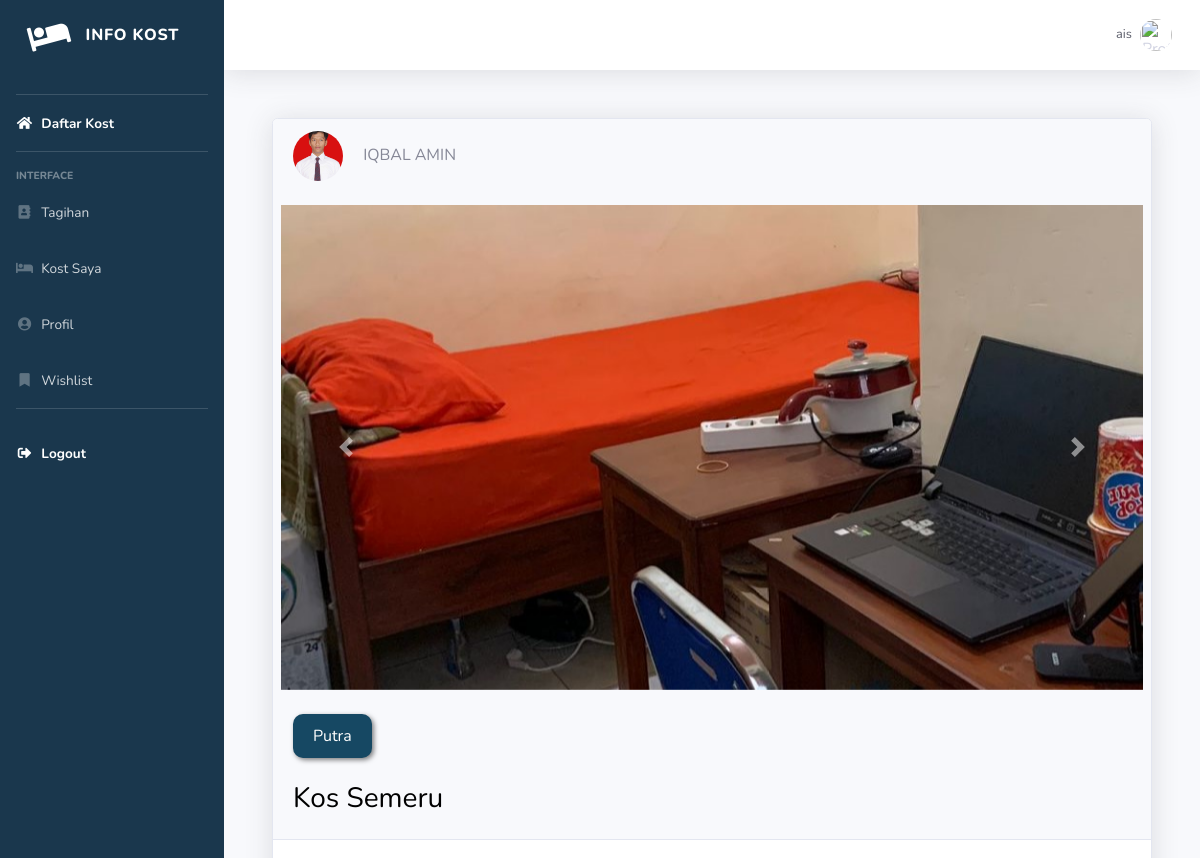
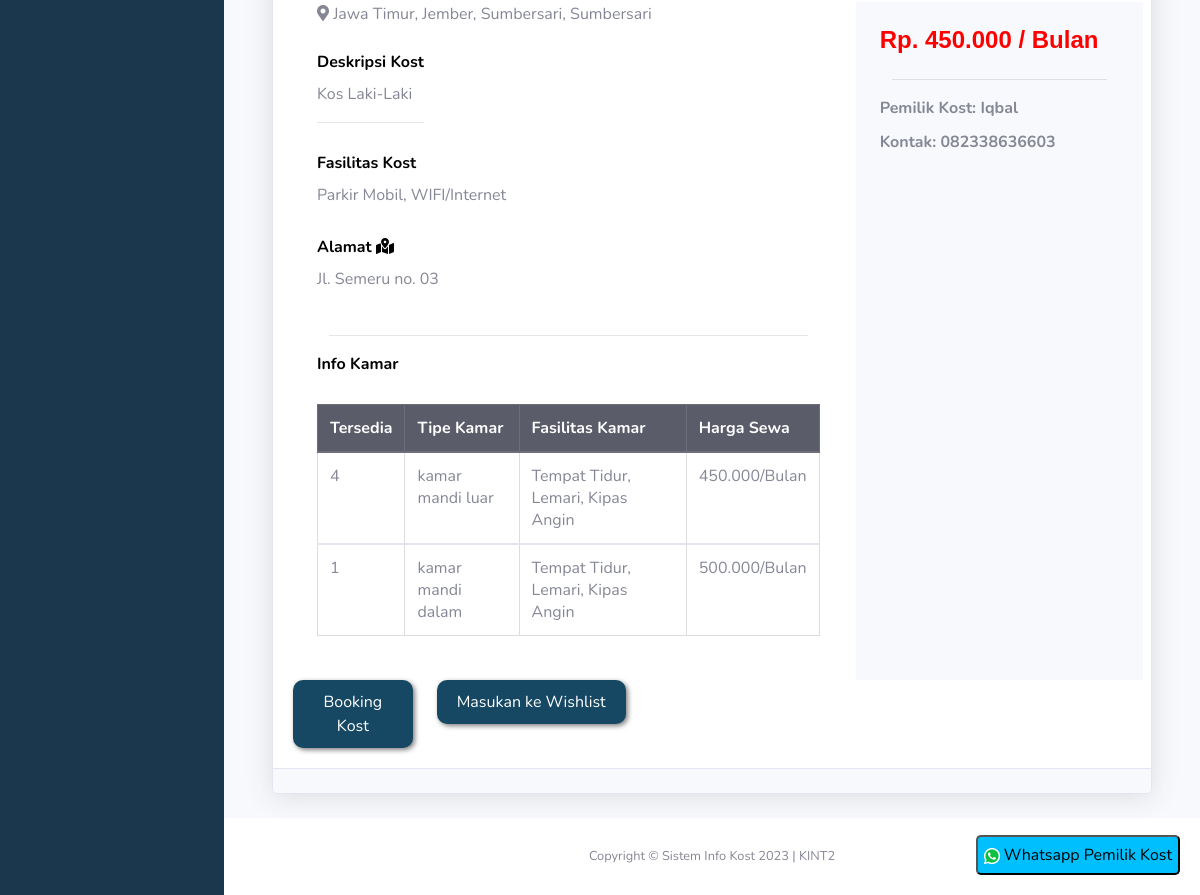
Page /kost/tampilan-kost.php?id_kost=15 (signed in) on the committed database (2 pictures, top to bottom).
### tables this page shows
CREATE TABLE `kost` (
  `id_kost` int(11) NOT NULL,
  `nama_kost` varchar(255) NOT NULL,
  `tipe_kost` varchar(255) NOT NULL,
  `jenis_kost` varchar(255) NOT NULL,
  `jumlah_kamar` int(11) NOT NULL,
  `tanggal_tagih` date NOT NULL,
  `nama_pemilik` text NOT NULL,
  `nama_bank` text NOT NULL,
  `no_rekening` int(11) NOT NULL,
  `foto_bangunan_utama` varchar(255) NOT NULL,
  `foto_kamar` varchar(255) NOT NULL,
  `foto_kamar_mandi` varchar(255) NOT NULL,
  `foto_interior` varchar(255) NOT NULL,
  `provinsi` varchar(25) NOT NULL,
  `kota` varchar(25) NOT NULL,
  `kecamatan` varchar(25) NOT NULL,
  `kelurahan` varchar(25) NOT NULL,
  `alamat` varchar(255) NOT NULL,
  `harga_sewa` int(11) NOT NULL,
  `kontak` varchar(255) NOT NULL,
  `deskripsi` text NOT NULL,
  `id_pemilik` int(11) NOT NULL,
  `fasilitas_kost` text NOT NULL
);

CREATE TABLE `user` (
  `id` int(11) NOT NULL,
  `nama_lengkap` varchar(255) NOT NULL,
  `email` varchar(255) NOT NULL,
  `username` varchar(255) NOT NULL,
  `password` varchar(255) NOT NULL,
  `no_hp` varchar(255) NOT NULL,
  `foto_ktp` varchar(255) NOT NULL,
  `foto_profil` text NOT NULL,
  `roles` int(11) NOT NULL,
  `id_kost_saya` int(11) NOT NULL
);

CREATE TABLE `kamar` (
  `id_kamar` int(11) NOT NULL,
  `id_kost` int(11) NOT NULL,
  `jumlah_kamar` int(11) NOT NULL,
  `panjang_kamar` int(11) NOT NULL,
  `lebar_kamar` int(11) NOT NULL,
  `tipe_kamar` varchar(255) NOT NULL,
  `biaya_fasilitas` int(11) NOT NULL,
  `fasilitas_kamar` varchar(255) NOT NULL
);

### kost/tampilan-kost.php (the view, shortened to what this page needs)
<?php
include('includes/header.php');
?>
<?php
$id_kost = $_GET['id_kost'];
$query = "SELECT * FROM kost JOIN user ON kost.id_pemilik=user.id WHERE id_kost=$id_kost";
$data = mysqli_query($koneksi, $query);
$d = mysqli_fetch_array($data);
$idkost = $d['id_kost'];
$queryx = "SELECT * FROM kamar WHERE id_kost=$idkost";
$kamar = mysqli_query($koneksi, $queryx);
function minfas($idkost, $tipe_kost)
{
  global $koneksi;
  $cost = mysqli_query($koneksi, "SELECT min(biaya_fasilitas) FROM kamar WHERE id_kost=$idkost");
  $p = mysqli_fetch_array($cost);
  if ($tipe_kost == "Bulan") {
    return $p['min(biaya_fasilitas)'];
  } else if ($tipe_kost == "Tahun") {
    return $p['min(biaya_fasilitas)'] * 12;
  }
}
function fas($fas, $tipe_kost)
{
  if ($tipe_kost == "Bulan") {
    return $fas;
  } else if ($tipe_kost == "Tahun") {
    return $fas * 12;
  }
}
?>
<div class="container">
  <div class="container-fluid">
    <div class="card shadow mb-4">
      <div class="card-header">
        <div class="row">
          <div class="col">
            <img style="object-fit: cover;" src="../img/profil/<?php echo $d['foto_profil'] ?>" class="rounded-circle mr-3" height="50px" width="50px" alt="avatar">
            <?php echo $d['nama_lengkap'] ?>
          </div>
        </div>
        <br>
        <div class="row ">
          <div id="carouselExampleControls" class="carousel slide" data-ride="carousel">
            <div class="carousel-inner tampilan-foto">
              <div class="carousel-item active">
                <img class="d-block w-100 " src="../img/foto_kost/kamar/<?php echo $d['foto_kamar'] ?>" alt="First slide">
              </div>
            </div>
            <a class="carousel-control-prev" href="#carouselExampleControls" role="button" data-slide="prev">
              <span class="carousel-control-prev-icon" aria-hidden="true"></span>
            </a>
            <a class="carousel-control-next" href="#carouselExampleControls" role="button" data-slide="next">
              <span class="carousel-control-next-icon" aria-hidden="true"></span>
            </a>
          </div>
        </div>
        <br>
        <div class="row">
          <div class="card-text">
            <div class="col">
              <button class="btn btn-primary" style="border-radius: 10px; padding: 10px 20px; font-size: 16px;"><?php echo $d['jenis_kost'] ?></button>
            </div>
          </div>
        </div>
        <br>
        <div class="row">
          <div class="col-md-8">
            <div class="card-title">
              <h3><?php echo $d['nama_kost'] ?></h3>
            </div>
          </div>
          <div class="col">
          </div>
        </div>
      </div>
      <div class="card-body">
        <div class="row">
          <div class="col-md-8">
            <div class="container-fluid">
              <div class="row">
                <div class="col"><i class="fas fa-map-marker-alt"></i> <?php echo $d['provinsi'] ?>, <?php echo $d['kota'] ?>, <?php echo $d['kecamatan'] ?>, <?php echo $d['kelurahan'] ?></div>
              </div>
              <br>
              <div class="row">
                <div class="container">
                  <div class="row">
                    <div class="card-title">
                      <label for="">Deskripsi Kost</label>
                      <p><?php echo $d['deskripsi'] ?></p>
                      <hr>
                    </div>
                  </div>
                  <div class="row">
                    <div class="card-title">
                      <label>Fasilitas Kost</label>
                      <p><?php echo $d['fasilitas_kost'] ?></p>
                    </div>
                  </div>
                  <div class="row">
                    <div class="card-title">
                      <label>Alamat
                        <i class="fas fa-map-marked-alt"></i></label>
                      <p>
                        <?php echo $d['alamat']; ?>
                      </p>
                    </div>
                  </div>
                  <?php
                  $cek = mysqli_num_rows($kamar);
                  if ($cek > 0) {
                  ?>
                  <hr>
                    <div class="row">
                      <label>Info Kamar</label>
                    </div>
                    <div class="row">
                      <table class="table table-bordered">
                        <thead class=" thead-dark">
                          <tr>
                            <th>Tersedia</th>
                            <th>Tipe Kamar</th>
                            <th>Fasilitas Kamar</th>
                            <th>Harga Sewa</th>
                          </tr>
                        </thead>
                        <?php
                        while ($l = mysqli_fetch_array($kamar)) {
                        ?>
                          <tbody>
                            <tr>
                              <td><?php if ($l['jumlah_kamar'] > 0) {
                                    echo $l['jumlah_kamar'];
                                  } else {
                                    echo "Penuh";
                                  }
                                  ?></td>
                              <td><?php echo $l['tipe_kamar'] ?></td>
                              <td><?php echo $l['fasilitas_kamar'] ?></td>
                              <td><?php echo number_format(fas($l['biaya_fasilitas'], $d['tipe_kost']) + $d['harga_sewa'], 0, ',', '.') . "/" . $d['tipe_kost'] ?></td>
                            </tr>
                          </tbody>
                        <?php }
                        ?>
                      </table>
                    </div>
                  <?php } ?>
                  <br>
                </div>
              </div>
            </div>
          </div>
          <div class="col bg-light py-lg-4 text-center">
            <div class="container">
              <div class="row">
                <h6>Rp. <?php echo number_format($d['harga_sewa'] + minfas($d['id_kost'], $d['tipe_kost']), 0, ',', '.'); ?> / <?php echo $d['tipe_kost'] ?></h6>
              </div>
              <hr>
              <div class="row" style="font-weight: bold; margin-bottom: 10px;">
                Pemilik Kost: <?php echo $d['nama_pemilik'] ?>
              </div>
              <div class="row" style="font-weight: bold; margin-bottom: 10px;">
                Kontak: <?php echo $d['kontak'] ?>
              </div>
              <div class="row">
                <div style="position:fixed;right:20px;bottom:20px;">
                  <a target="_blank" href="https://api.whatsapp.com/send?phone=<?php echo $d['kontak'] ?>&text=Halo, apakah ini bapak/ibu yang mengiklan kost <?php echo $d['nama_kost'] ?> di website infokost ">
                    <button style="background:#00BFFF;vertical-align:center;height:40px;border-radius:5px">
                      <img src="../img/favicon_wa.png"> Whatsapp Pemilik Kost</button></a>
                </div>
              </div>
            </div>
          </div>
        </div>
        <div class="row">
          <?php
          $query3 = "SELECT * from user where username='$username'";
          $data3 = mysqli_query($koneksi, $query3);
          $n = mysqli_fetch_array($data3);
          if ($n['roles'] == 1 && $d['jumlah_kamar'] != 0) {
          ?>
            <div class="col-md-2"><a href="booking.php?id_kost=<?php echo $d['id_kost'] ?>"><button class="btn-primary">Booking Kost</button></a></div>
            <div class="col-md-3"><a href="php/wishlist-proses.php?id_kost=<?php echo $d['id_kost'] ?>"><button class="btn-group">Masukan ke Wishlist</button></a></div>
          <?php
          }
          ?>
          <div class="col"></div>
        </div>
      </div>
      <div class="card-footer"></div>
    </div>
  </div>
</div>
<?php
include('includes/footer.php');
?>

### kost/tampilan-kost.php (style rules this page uses)
h3 { color: black; }
h6 { color: red; font-weight: bold; font-family: Arial, Helvetica, sans-serif; font-size: 150%; }
.tampilan-foto { max-height: 500px; }
label { color: black; font-weight: bold; }
.btn-primary { background-color: #164863; border: none; border-radius: 10px 10px; color: #ffffff; padding: 10px 20px; box-shadow: 2px 2px 5px rgba(0, 0, 0, 0.5); cursor: pointer; }
.btn-group { background-color: #164863; border: none; border-radius: 10px 10px; color: #ffffff; padding: 10px 20px; box-shadow: 2px 2px 5px rgba(0, 0, 0, 0.5); cursor: pointer; }
.table { width: 100%; border-collapse: collapse; margin: 20px 0; font-size: 16px; }
.table th, .table td { border: 1px solid #dddddd; text-align: left; padding: 12px; }
.thead-dark { background-color: #343a40; color: #ffffff; }
.table th { background-color: #f2f2f2; }

### rows in the picture
kost: id_pemilik.foto_profil (picture), id_pemilik.nama_lengkap "IQBAL AMIN", foto_kamar (picture), jenis_kost "Putra", nama_kost "Kos Semeru", provinsi "Jawa Timur", kota "Jember", kecamatan "Sumbersari", kelurahan "Sumbersari", deskripsi "Kos Laki-Laki", fasilitas_kost "Parkir Mobil, WIFI/Internet", alamat "Jl. Semeru no. 03", tipe_kost "Bulan", nama_pemilik "Iqbal", kontak "082338636603"
kamar: jumlah_kamar "4", tipe_kamar "kamar mandi luar", fasilitas_kamar "Tempat Tidur, Lemari, Kipas Angin", biaya_fasilitas.harga_sewa "450.000", id_kost.tipe_kost "Bulan"
kamar: jumlah_kamar "1", tipe_kamar "kamar mandi dalam", fasilitas_kamar "Tempat Tidur, Lemari, Kipas Angin", biaya_fasilitas.harga_sewa "500.000", id_kost.tipe_kost "Bulan"

### other values in the picture
$_SESSION['username'] "ais"
$d['harga_sewa'] + minfas($d['id_kost'], $d['tipe_kost']) "450.000"
